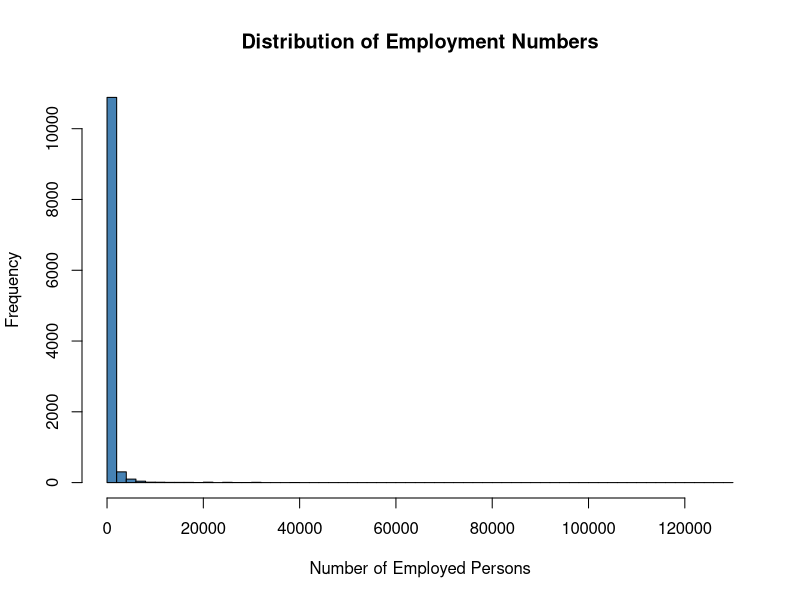
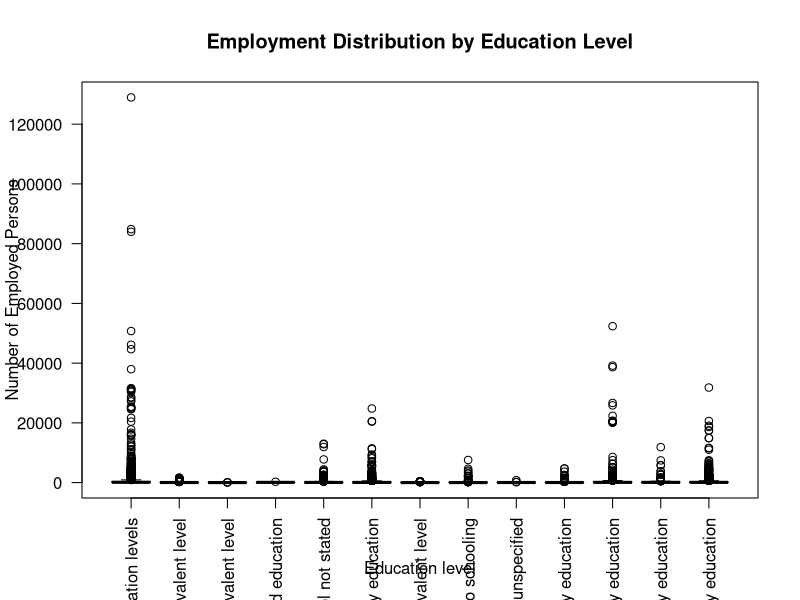
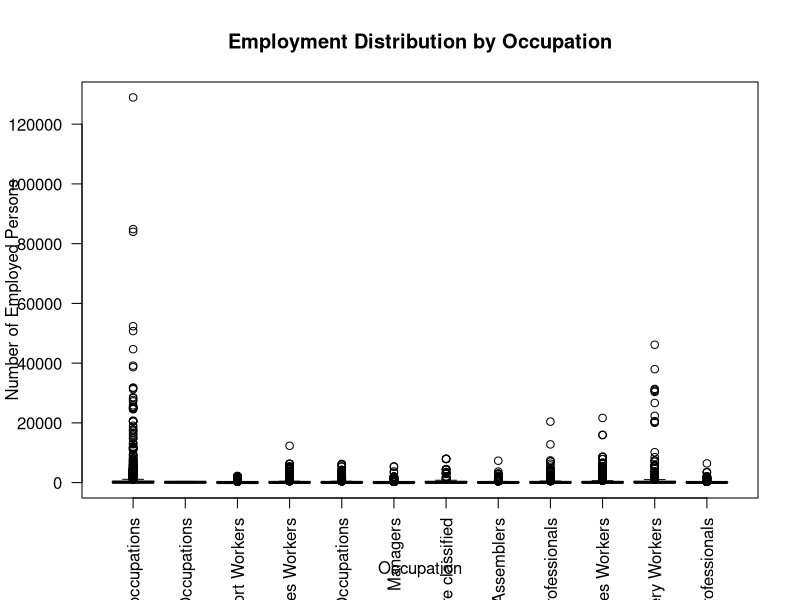
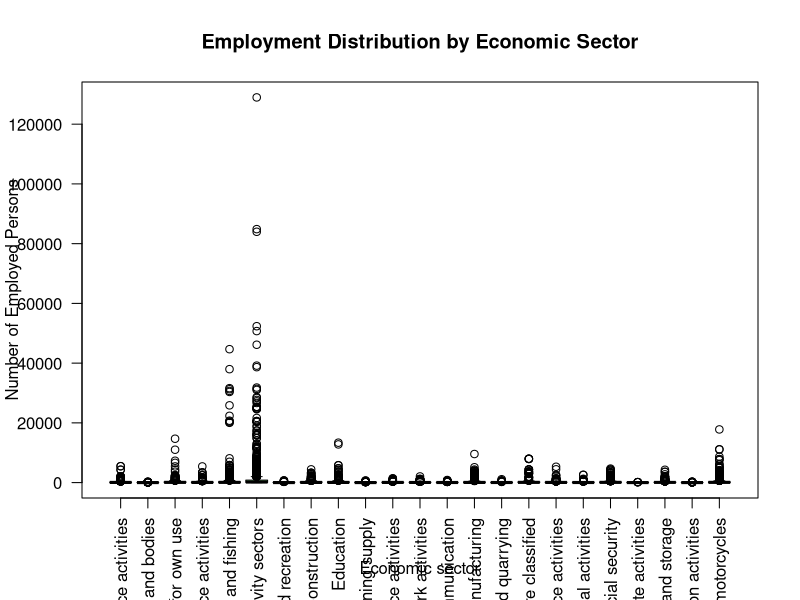
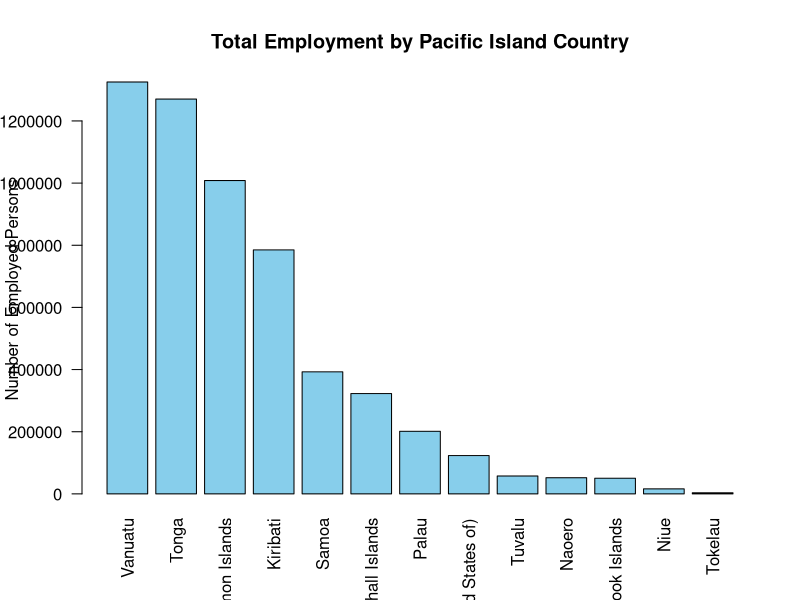

Here is the R script that generated these plots, in order: (Note: this script raises an error after producing the figures.)
# Pacific Employment Data - Exploratory Data Analysis
# EDA Script for Employed Population by Education, Occupation and Economic Sector

setwd("~/2026/Semester 2/IS302/Project/Proposal - 2")

library(readr)
library(dplyr)

# Load the dataset
pacific <- read_csv("Employed population by education, occupation and economic sector data.csv")

# Display first few rows
View(pacific)

# 1. Dataset Overview
cat("\n===== DATASET OVERVIEW =====\n")
cat("Dimensions:", nrow(pacific), "rows x", ncol(pacific), "columns\n")
cat("Column names and types:\n")
str(pacific)

# 2. Basic Statistics
cat("\n===== SUMMARY STATISTICS =====\n")
summary(pacific)

# 3. Missing Values
cat("\n===== MISSING VALUES =====\n")
missing_summary <- colSums(is.na(pacific))
print(missing_summary)
cat("\nPercentage missing by column:\n")
print(round(colSums(is.na(pacific)) / nrow(pacific) * 100, 2))

# 4. Target Variable (Observation value / OBS_VALUE) Distribution
cat("\n===== OBSERVATION VALUE STATISTICS =====\n")
cat("Mean:", mean(pacific$`OBS_VALUE`, na.rm = TRUE), "\n")
cat("Median:", median(pacific$`OBS_VALUE`, na.rm = TRUE), "\n")
cat("Std Dev:", sd(pacific$`OBS_VALUE`, na.rm = TRUE), "\n")
cat("Min:", min(pacific$`OBS_VALUE`, na.rm = TRUE), "\n")
cat("Max:", max(pacific$`OBS_VALUE`, na.rm = TRUE), "\n")
cat("Total employed:", sum(pacific$`OBS_VALUE`, na.rm = TRUE), "\n")

# 5. Geographic Distribution (Pacific Island Countries)
cat("\n===== GEOGRAPHIC DISTRIBUTION =====\n")
cat("Countries/Territories represented:\n")
geo_count <- table(pacific$`Pacific Island Countries and territories`)
print(sort(geo_count, decreasing = TRUE))
cat("\nTotal records by country:\n")
print(tapply(pacific$`OBS_VALUE`, pacific$`Pacific Island Countries and territories`, 
             function(x) sum(x, na.rm = TRUE)))

# 6. Temporal Distribution
cat("\n===== TIME PERIOD DISTRIBUTION =====\n")
cat("Years covered:\n")
time_count <- table(pacific$Time)
print(sort(time_count, decreasing = TRUE))
cat("\nTotal employed by year:\n")
print(tapply(pacific$`OBS_VALUE`, pacific$Time, function(x) sum(x, na.rm = TRUE)))

# 7. Education Level Distribution
cat("\n===== EDUCATION LEVEL DISTRIBUTION =====\n")
cat("Frequency of each education level:\n")
print(table(pacific$`Education level`))
cat("\nAverage employment by education level:\n")
education_stats <- tapply(pacific$`OBS_VALUE`, pacific$`Education level`, 
                          function(x) c(Mean = mean(x, na.rm = TRUE), 
                                        Total = sum(x, na.rm = TRUE), 
                                        N = sum(!is.na(x))))
print(education_stats)

# 8. Occupation Distribution
cat("\n===== OCCUPATION DISTRIBUTION =====\n")
cat("Frequency of each occupation type:\n")
print(table(pacific$Occupation))
cat("\nAverage employment by occupation:\n")
occupation_stats <- tapply(pacific$`OBS_VALUE`, pacific$Occupation, 
                           function(x) c(Mean = mean(x, na.rm = TRUE), 
                                         Total = sum(x, na.rm = TRUE), 
                                         N = sum(!is.na(x))))
print(occupation_stats)

# 9. Economic Sector Distribution
cat("\n===== ECONOMIC SECTOR DISTRIBUTION =====\n")
cat("Frequency of each economic sector:\n")
print(table(pacific$`Economic sector`))
cat("\nAverage employment by economic sector:\n")
sector_stats <- tapply(pacific$`OBS_VALUE`, pacific$`Economic sector`, 
                       function(x) c(Mean = mean(x, na.rm = TRUE), 
                                     Total = sum(x, na.rm = TRUE), 
                                     N = sum(!is.na(x))))
print(sector_stats)

# 10. Disability Status Distribution
cat("\n===== DISABILITY STATUS DISTRIBUTION =====\n")
cat("Frequency by disability status:\n")
print(table(pacific$Disability))
cat("\nEmployment by disability status:\n")
print(tapply(pacific$`OBS_VALUE`, pacific$Disability, 
             function(x) c(Mean = mean(x, na.rm = TRUE), 
                           Total = sum(x, na.rm = TRUE))))

# 11. Cross-tabulations
cat("\n===== EDUCATION BY OCCUPATION =====\n")
edu_occ <- xtabs(OBS_VALUE ~ `Education level` + Occupation, data = pacific, na.action = na.pass)
print(edu_occ)

cat("\n===== EDUCATION BY ECONOMIC SECTOR =====\n")
edu_sec <- xtabs(OBS_VALUE ~ `Education level` + `Economic sector`, data = pacific, na.action = na.pass)
print(edu_sec)

cat("\n===== OCCUPATION BY ECONOMIC SECTOR =====\n")
occ_sec <- xtabs(OBS_VALUE ~ Occupation + `Economic sector`, data = pacific, na.action = na.pass)
print(occ_sec)

# 12. Visualizations
cat("\n===== GENERATING VISUALIZATIONS =====\n")

# Histogram of Observation Values
hist(pacific$`OBS_VALUE`, main = "Distribution of Employment Numbers", 
     xlab = "Number of Employed Persons", ylab = "Frequency", 
     col = "steelblue", breaks = 50, na.rm = TRUE)


# Boxplot: Employment by Education Level
boxplot(`OBS_VALUE` ~ `Education level`, data = pacific, 
        main = "Employment Distribution by Education Level", 
        ylab = "Number of Employed Persons", 
        col = "lightblue", las = 2)


# Boxplot: Employment by Occupation
boxplot(`OBS_VALUE` ~ Occupation, data = pacific, 
        main = "Employment Distribution by Occupation", 
        ylab = "Number of Employed Persons", 
        col = "lightcoral", las = 2)


# Boxplot: Employment by Economic Sector
boxplot(`OBS_VALUE` ~ `Economic sector`, data = pacific, 
        main = "Employment Distribution by Economic Sector", 
        ylab = "Number of Employed Persons", 
        col = "lightgreen", las = 2)


# Barplot: Employment by Country
country_totals <- tapply(pacific$`OBS_VALUE`, pacific$`Pacific Island Countries and territories`, 
                         function(x) sum(x, na.rm = TRUE))
barplot(sort(country_totals, decreasing = TRUE), 
        main = "Total Employment by Pacific Island Country", 
        ylab = "Number of Employed Persons", 
        col = "skyblue", las = 2)


# Barplot: Employment by Year
year_totals <- tapply(pacific$`OBS_VALUE`, pacific$Time, function(x) sum(x, na.rm = TRUE))
barplot(year_totals, 
        main = "Total Employment Over Time", 
        ylab = "Number of Employed Persons", 
        xlab = "Year",
        col = "lightcoral", las = 2)


# Barplot: Employment by Disability Status
disability_totals <- tapply(pacific$`OBS_VALUE`, pacific$Disability, 
                            function(x) sum(x, na.rm = TRUE))
barplot(disability_totals, 
        main = "Employment by Disability Status", 
        ylab = "Number of Employed Persons", 
        col = c("lightgreen", "lightyellow", "lightcoral"), las = 2)


# Top Education-Occupation combinations
top_combinations <- pacific %>%
  filter(!is.na(`OBS_VALUE`)) %>%
  group_by(`Education level`, Occupation) %>%
  summarise(Total = sum(`OBS_VALUE`, na.rm = TRUE), .groups = 'drop') %>%
  arrange(desc(Total)) %>%
  head(15)

combo_labels <- paste(top_combinations$`Education level`, "\n", 
                      top_combinations$Occupation, sep = "")
barplot(top_combinations$Total, names.arg = combo_labels,
        main = "Top 15 Education-Occupation Combinations", 
        ylab = "Total Employment", 
        col = "steelblue", las = 2, cex.names = 0.8)


# Top Education-Sector combinations
top_sector_combos <- pacific %>%
  filter(!is.na(`OBS_VALUE`)) %>%
  group_by(`Education level`, `Economic sector`) %>%
  summarise(Total = sum(`OBS_VALUE`, na.rm = TRUE), .groups = 'drop') %>%
  arrange(desc(Total)) %>%
  head(15)

sector_labels <- paste(top_sector_combos$`Education level`, "\n", 
                       top_sector_combos$`Economic sector`, sep = "")
barplot(top_sector_combos$Total, names.arg = sector_labels,
        main = "Top 15 Education-Sector Combinations", 
        ylab = "Total Employment", 
        col = "lightcoral", las = 2, cex.names = 0.8)
